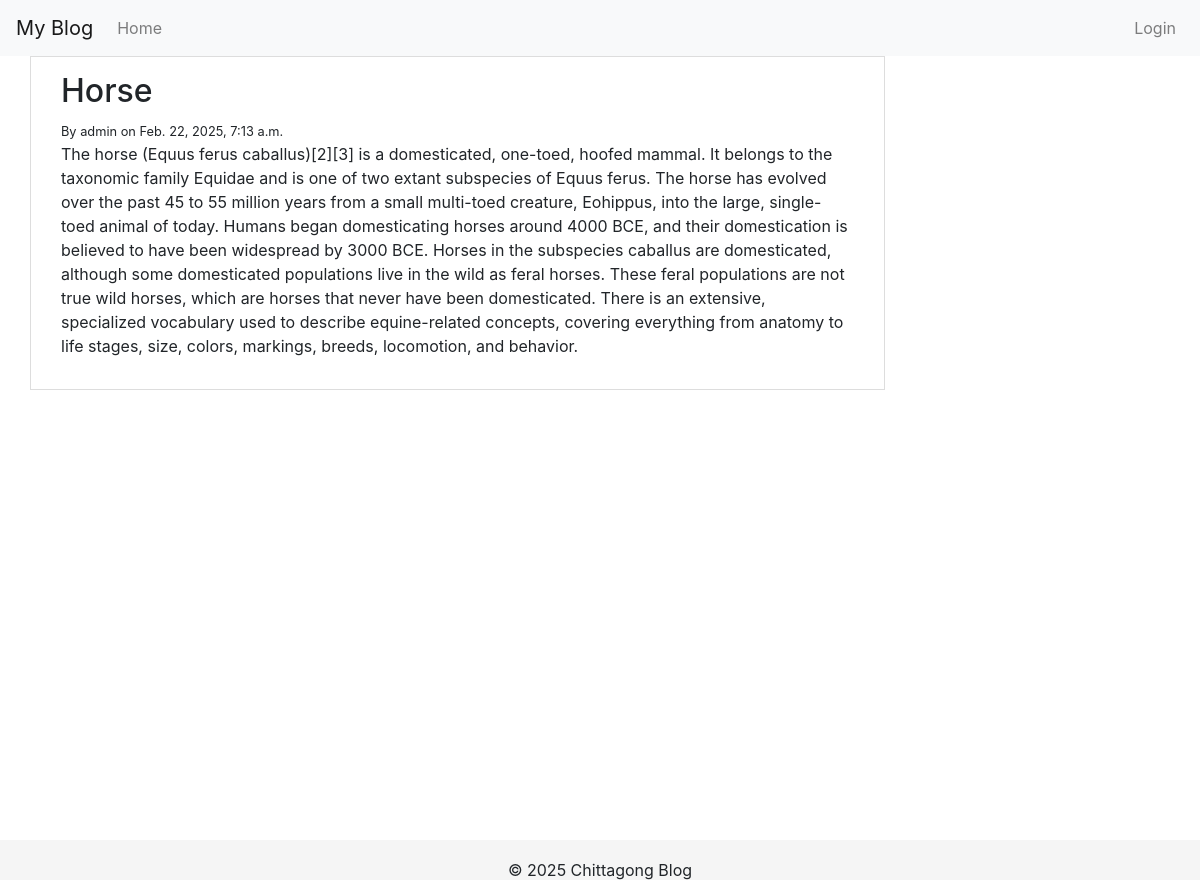
Screenshot of /post/8 with the database file from the repository.
### Blog/models.py (models this page shows, shortened)
class Post(models.Model):
    post_title = models.CharField(max_length=200)
    post_content = models.TextField()
    owner = models.ForeignKey(User, on_delete=models.CASCADE)
    created_date = models.DateTimeField(auto_now_add=True)
    updated_date = models.DateTimeField(auto_now=True)

### Blog/views.py (the view)
# urls.py: path("post/<int:id>", post_details, name="post_details"),
def post_details(request, id):
    post = get_object_or_404(Post, id=id)
    return render(request, "blog/post_details.html", {'post':post})

### Blog/templates/blog/post_details.html (shortened to what this page needs)
{% extends "blog/base.html" %}
{% block content %}
<div class="container">
    <h2>{{ post.post_title }}</h2>
    <small>
        By {{ post.owner }} on {{ post.created_date }}
    </small>
    <p>{{ post.post_content}}</p>
</div>
{% endblock %}

### Blog/templates/blog/base.html (style rules this page uses)
html { position: relative; min-height: 100%; }
body { margin-bottom: 60px; }

### rows the page displays
Post: post_title "Horse", owner "admin", created_date "Feb. 22, 2025, 7:13 a.m.", post_content "The horse (Equus ferus caballus)[2][3] is a domesticated, one-toed, hoofed mammal. It belongs to the taxonomic family Equidae and is one of two extant subspecies of Equus ferus. The horse has evolved over the past 45 to 55 million years from a small multi-toed creature, Eohippus, into the large, single-toed animal of today. Humans began domesticating horses around 4000 BCE, and their domestication is believed to have been widespread by 3000 BCE. Horses in the subspecies caballus are domesticated, although some domesticated populations live in the wild as feral horses. These feral populations are not true wild horses, which are horses that never have been domesticated. There is an extensive,…"
